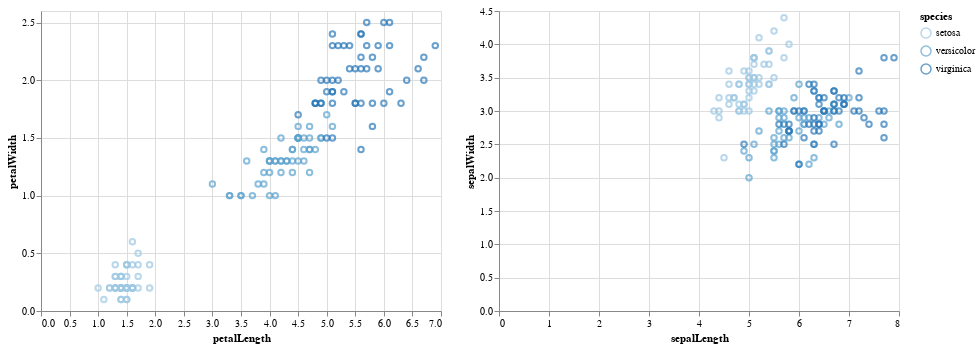

The cell this chart's notebook holds for it:
### Markdown cell above
## 5) Utilizando o conjunto de dados íris (var = data.íris()):
    -> Crie dois gráficos scatter, chart1 e chart2. Para o chart1, x=petalLenght, y=petalWidth. Para o chart2, x = sepalLenght, y=sepalWidth.

    -> Componha esses gráficos numa única apresentação. Para isso, faça chart1 | chart2

### Code cell
# resposta 5
df_iris = data.iris()

brush = alt.selection(type='interval')

chart1 = alt.Chart(df_iris).mark_point().encode(
    x='petalLength:Q',
    y='petalWidth:Q',
    color=alt.condition(brush, 'species:O', alt.value('grey'))
).add_selection(brush)

chart2 = alt.Chart(df_iris).mark_point().encode(
    x='sepalLength:Q',
    y='sepalWidth:Q',
    color=alt.condition(brush, 'species:O', alt.value('grey'))
).add_selection(brush)

chart1 | chart2

### Figure 1 — Vega-Lite specification as saved in the notebook (floating-point values rounded to 4 significant figures; data arrays with more than 128 entries replaced by an {"elided": "..."} marker saying what was removed)
{"$schema": "https://vega.github.io/schema/vega-lite/v3.4.0.json", "config": {"mark": {"tooltip": null}, "view": {"height": 300, "width": 400}}, "data": {"name": "data-a264acbd6e539a8b3afc0cb5f240fb57"}, "datasets": {"data-a264acbd6e539a8b3afc0cb5f240fb57": {"elided": "150 records"}}, "hconcat": [{"encoding": {"color": {"condition": {"field": "species", "selection": "selector001", "type": "ordinal"}, "value": "grey"}, "x": {"field": "petalLength", "type": "quantitative"}, "y": {"field": "petalWidth", "type": "quantitative"}}, "mark": "point", "selection": {"selector001": {"type": "interval"}}}, {"encoding": {"color": {"condition": {"field": "species", "selection": "selector001", "type": "ordinal"}, "value": "grey"}, "x": {"field": "sepalLength", "type": "quantitative"}, "y": {"field": "sepalWidth", "type": "quantitative"}}, "mark": "point", "selection": {"selector001": {"type": "interval"}}}]}
